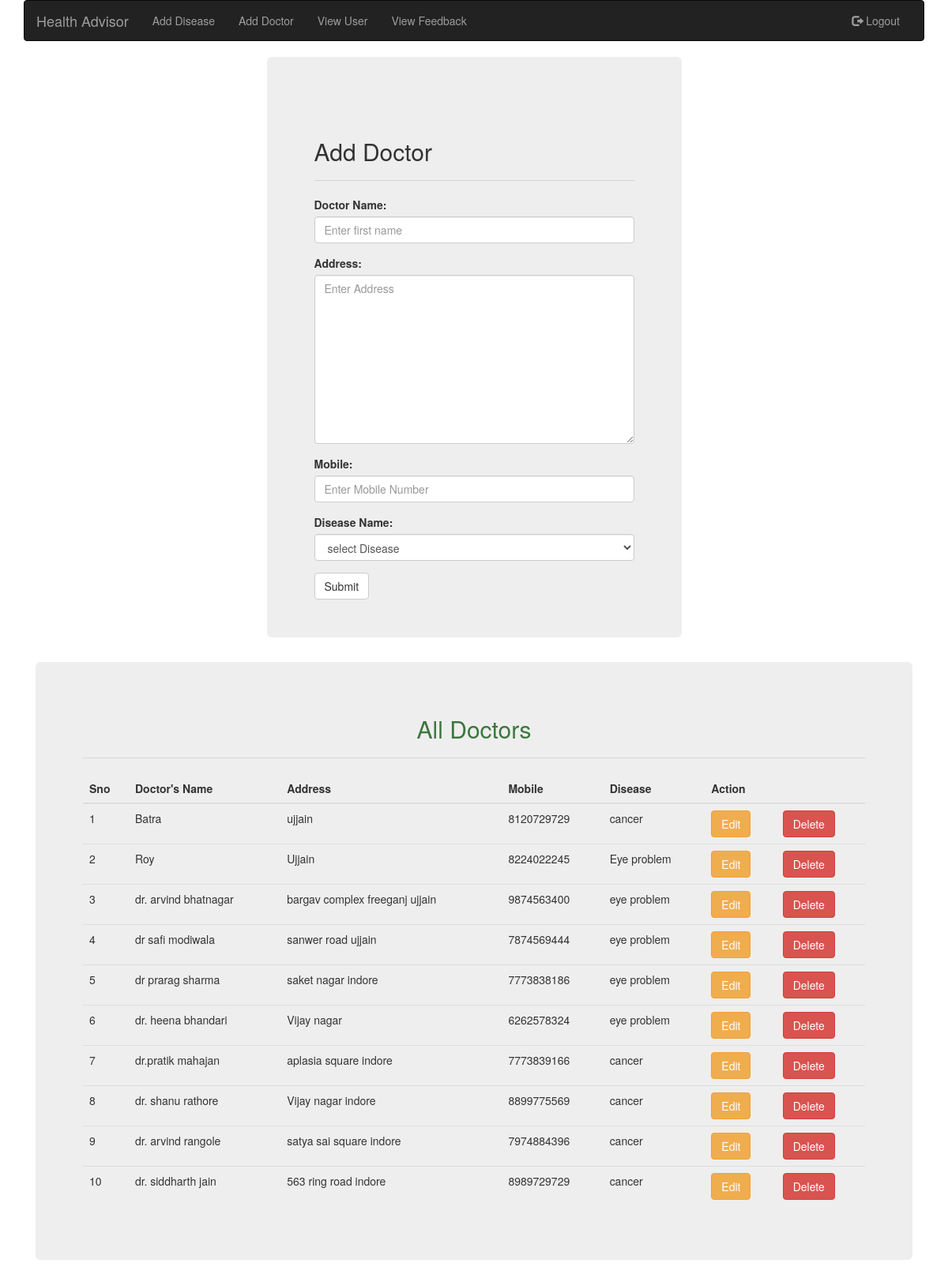
The page /Admin/add_doctor.php (signed in) on the database its author committed.
### tables this page shows
CREATE TABLE IF NOT EXISTS `doctor_list` (
  `id` int(11) NOT NULL AUTO_INCREMENT,
  `name` varchar(100) NOT NULL,
  `address` varchar(200) NOT NULL,
  `mobile` bigint(12) NOT NULL,
  `disease_name` varchar(100) NOT NULL,
  PRIMARY KEY (`id`)
);

### Admin/add_doctor.php (the view, shortened to what this page needs)
<?php include("inc/header.php"); ?>
<?php include("inc/navbar.php"); ?>
<div class="col-md-12">
<div class="col-md-3"></div>
<div class="col-md-6">
  <div class="jumbotron">
<br>
  <h2>Add Doctor</h2>
  <hr>
  <form action="insert_doctor.php" method="POST" >
  <div class="form-group">
    <label >Doctor Name:</label>
    <input type="text" class="form-control"  name="name"  id="fname" placeholder="Enter first name" required>
  </div>
  <div class="form-group">
    <label >Address:</label>
    <textarea class="form-control"  name="address"  id="address" placeholder="Enter Address" required rows="10" cols="10"></textarea>
  </div>
  <div class="form-group">
    <label >Mobile:</label>
    <input type="number" class="form-control"  name="mobile" id="mobile" placeholder="Enter Mobile Number"  minlength="10" maxlength="10" required >
  </div>
  <div class="form-group">
    <label for="pwd">Disease Name:</label>
    <select class="form-control" id="" name="disease_name" required>
	<option value="">select Disease</option>
</select>
  </div>
  <button type="submit" class="btn btn-default" name="insert">Submit</button>
</form>
</div>
<div class="col-md-3"></div>
  </div>
  </div>
   <div class="col-md-12">
<div class="jumbotron">
<h2 class="text-success text-center">All Doctors</h2><hr>
<table class="table table-hover table-responsive">
    <thead>
      <tr>
        <th>Sno<?php  $sno=1;?></th>
        <th>Doctor's Name</th>
         <th> Address</th>
          <th>Mobile</th>
           <th>Disease</th>
           <th colspan="2">Action</th>
      </tr>
    </thead>
    <tbody>
      <?php
$select_user_data="SELECT * FROM doctor_list";
$res = mysqli_query($conn,$select_user_data);
if(mysqli_num_rows($res)>0){
  while($rs = mysqli_fetch_assoc($res)){ ?>
<tr>
        <td><?php echo $sno++; ?></td>
        <td><?php echo $rs['name']; ?></td>
        <td><?php echo $rs['address']; ?></td>
        <td><?php echo $rs['mobile']; ?></td>
        <td><?php echo $rs['disease_name']; ?></td>
         <td><button class="btn btn-warning">Edit</button></td>
         <td><button class="btn btn-danger">Delete</button></td>
      </tr>
    <?php
  }
}
?>
    </tbody>
  </table>
</div>
</div>
<?php include("inc/footer.php"); ?>

### rows shown on the page
doctor_list: name "Batra", address "ujjain", mobile "8120729729", disease_name "cancer"
doctor_list: name "Roy", address "Ujjain", mobile "8224022245", disease_name "Eye problem"
doctor_list: name "dr. arvind bhatnagar", address "bargav complex freeganj ujjain", mobile "9874563400", disease_name "eye problem"
doctor_list: name "dr safi modiwala", address "sanwer road ujjain", mobile "7874569444", disease_name "eye problem"
doctor_list: name "dr prarag sharma", address "saket nagar indore", mobile "7773838186", disease_name "eye problem"
doctor_list: name "dr. heena bhandari", address "Vijay nagar", mobile "6262578324", disease_name "eye problem"
doctor_list: name "dr.pratik mahajan", address "aplasia square indore", mobile "7773839166", disease_name "cancer"
doctor_list: name "dr. shanu rathore", address "Vijay nagar indore", mobile "8899775569", disease_name "cancer"
doctor_list: name "dr. arvind rangole", address "satya sai square indore", mobile "7974884396", disease_name "cancer"
doctor_list: name "dr. siddharth jain", address "563 ring road indore", mobile "8989729729", disease_name "cancer"
